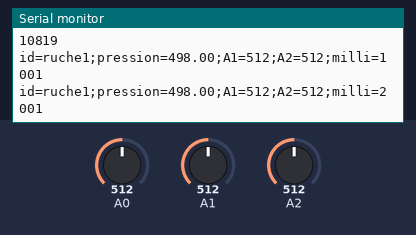
Bench run of a sketch on a simulated Arduino Uno, built with avr-gcc and run on an emulated ATmega328P. On the bench: the last lines printed to the serial monitor. Inputs (shaded band) come from the test bench; at power-on: A0 = 512, A1 = 512, A2 = 512.

Above: at 2.8 s.
2.9 s: A0 set to 716
At 3.8 s:
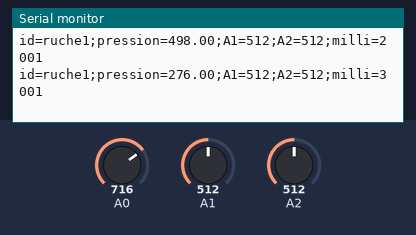
4.4 s: A1 set to 716
At 5.7 s:
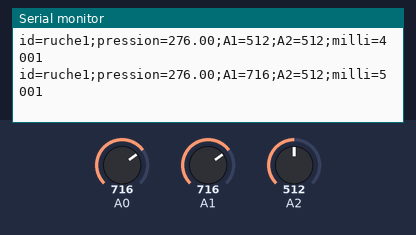
5.9 s: A2 set to 716
At 6.5 s:
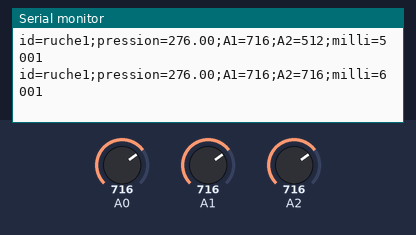
7.4 s: A0 set to 900
At 8.7 s:
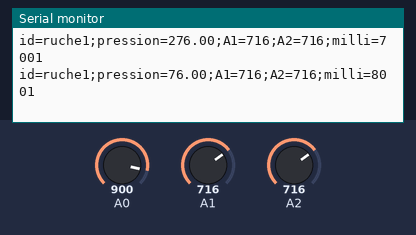
8.9 s: A1 set to 900
At 9.8 s:
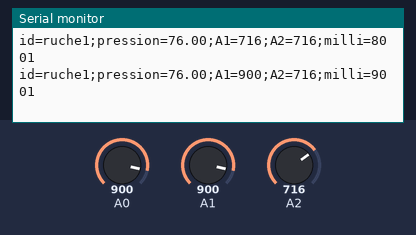
10.4 s: A2 set to 900
At 11.5 s:
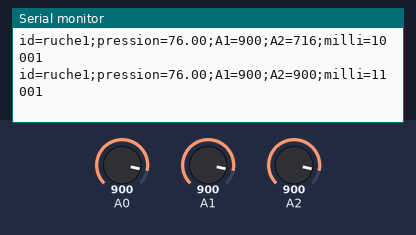
Timing chart, 0 to 12.9 s (numbered marks = the images above; inputs shaded):
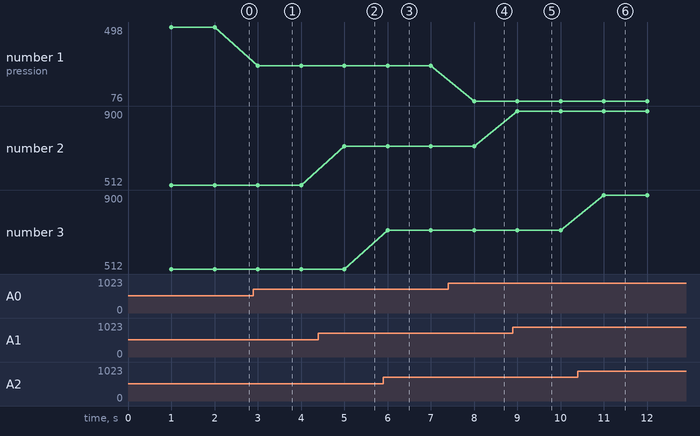

The sketch:

LogTestToWeb.ino
```cpp
//  timer
unsigned long previousMillis = 0;
const long interval = 1000;


void setup() {
  // put your setup code here, to run once:
Serial.begin(9600);
Serial.print(__FILE__ " " __DATE__ " " __TIME__);
Serial.println("  IDE "); Serial.println(ARDUINO);

}

void loop() {
  // put your main code here, to run repeatedly:
  unsigned long currentMillis = millis();
 if(currentMillis - previousMillis >= interval) {
    // save the last time you blinked the LED
    previousMillis = currentMillis;
    Serial.print("id=");
    Serial.print("ruche1");
    Serial.print(";");

    Serial.print("pression=");
    Serial.print(pression());
    Serial.print(";");

    Serial.print("A1=");
    Serial.print(analogRead(A1));
    Serial.print(";");

    Serial.print("A2=");
    Serial.print(analogRead(A2));
    Serial.print(";");

    Serial.print("milli=");
    Serial.print(millis());
    Serial.println();
 }

}

float pression()
{
  int val = analogRead(A0);
  float tension = ((val-10)*0.0049);
  // Calcul de la pression reelle
  int pression_val = (100.1-(((tension/5)-0.04) / 0.009))*10;
  return pression_val;
}
```

Measured:
- after the input at 2.9 s, the serial monitor: prints a new line after 0.10 s (image 1)
- after the input at 4.4 s, the serial monitor: prints a new line after 0.60 s (image 2)
- after the input at 5.9 s, the serial monitor: prints a new line after 0.10 s (image 3)
- after the input at 7.4 s, the serial monitor: prints a new line after 0.60 s (image 4)
- after the input at 8.9 s, the serial monitor: prints a new line after 0.10 s (image 5)
- after the input at 10.4 s, the serial monitor: prints a new line after 0.60 s (image 6)
- plotted number 1: 498 → 276 after the input at 2.9 s, 276 → 76 after the input at 7.4 s
- plotted number 2: 512 → 716 after the input at 4.4 s, 716 → 900 after the input at 8.9 s
